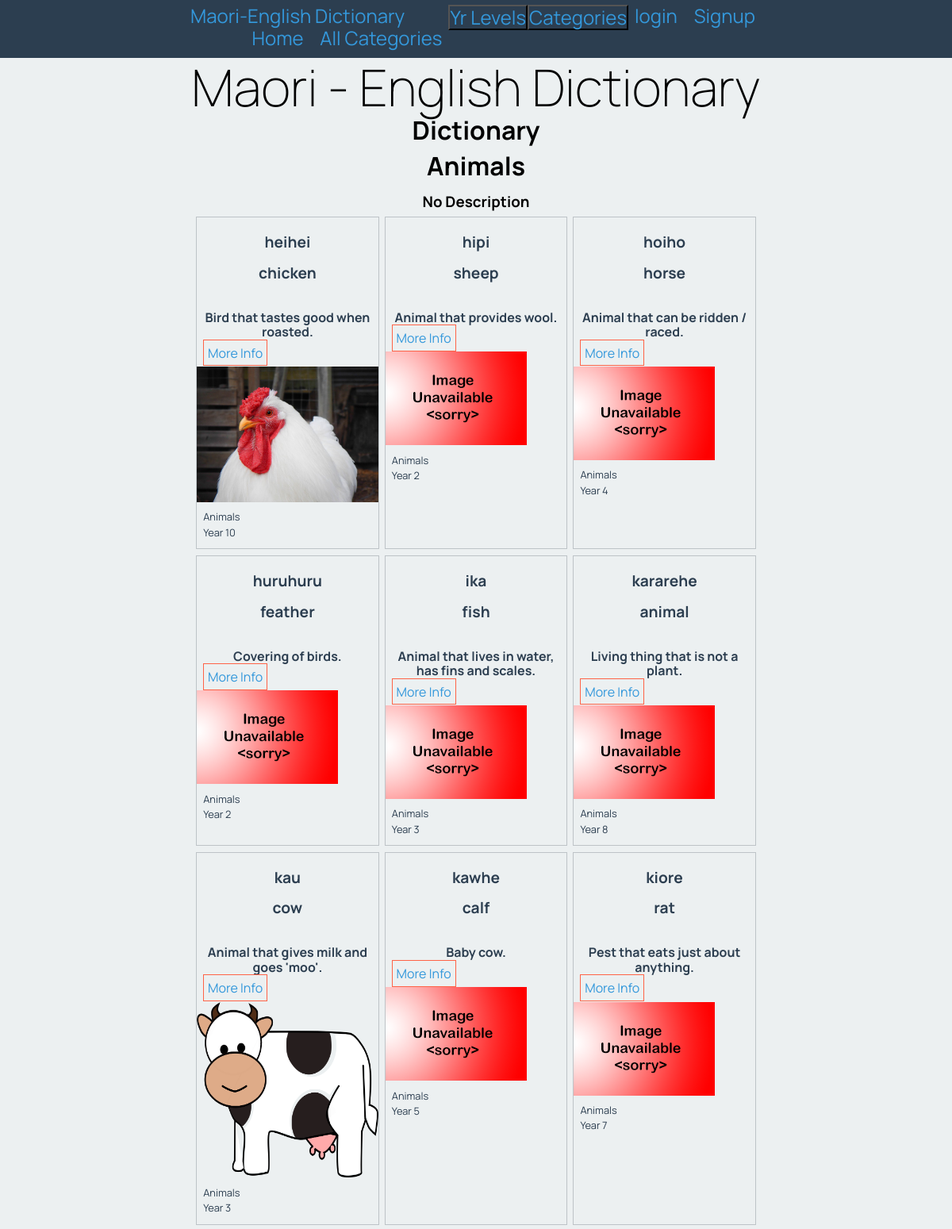
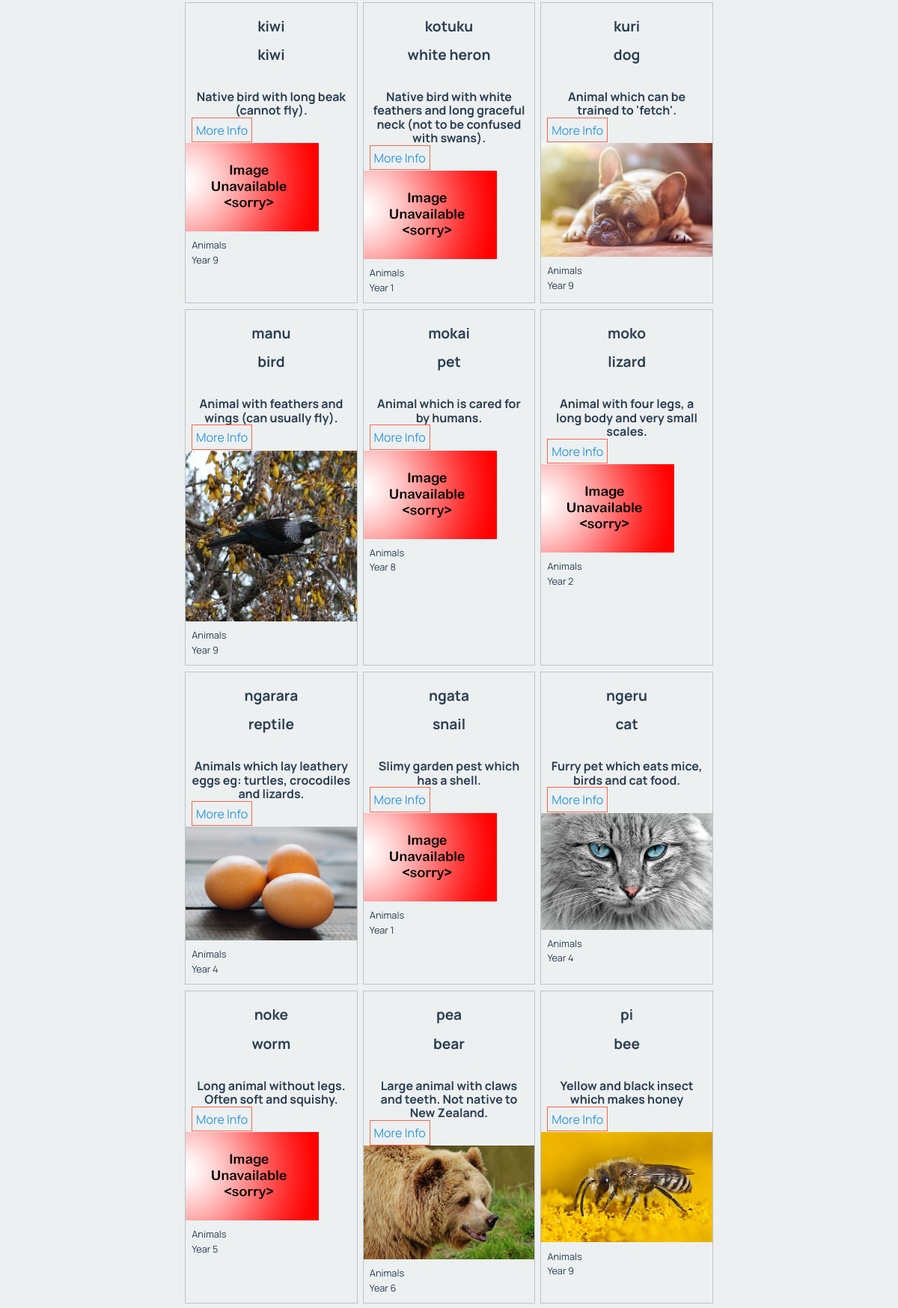
/dictionary/2 (upper part), run on the app's committed database (2 pictures, top to bottom).
### tables this page shows
CREATE TABLE categories
(
    id          integer
        constraint categories_pk
            primary key autoincrement,
    title       varchar(30),
    description varchar(150)
, type char(10));

CREATE TABLE words
(
    id         integer
        constraint words_pk
            primary key autoincrement,
    eng_word   varchar(30),
    category   integer
        constraint words_categories_id_fk
            references categories,
    definition varchar(150),
    level      integer
        constraint english_words_categories_id_fk_2
            references categories,
    mri_word   varchar(30)
, image varchar(60));

### app.py (the view)
@APP.route('/dictionary/<cat_id>')
def render_dictionary_page(cat_id):
    cat_id = cat_id.strip("<")
    cat_id = cat_id.strip(">")
    con = create_connection(DATABASE)
    cur = con.cursor()
    if cat_id == "":
        query = "SELECT mri_word, eng_word, definition, category, level, image, id FROM words"
        cur.execute(query, )
        word_list = cur.fetchall()
        cat_info = [("All Categories", "The whole undivided dictionary",)]
    else:
        query = "SELECT mri_word, eng_word, definition, category, level, image, id FROM words WHERE category =? OR " \
                "level = ?"
        cur.execute(query, (cat_id, cat_id,))
        word_list = cur.fetchall()
        query = "SELECT title, description FROM categories WHERE id =? "
        cur.execute(query, (cat_id,))
        cat_info = cur.fetchall()
    for i in range(len(word_list)):
        query = "SELECT title FROM categories WHERE id =? "
        cur.execute(query, (word_list[i][3], ))
        word_list[i] = word_list[i] + (cur.fetchall()[0])
        cur.execute(query, (word_list[i][4], ))
        word_list[i] = word_list[i] + (cur.fetchall()[0])
    con.close()
    return render_template('dictionary.html', cat_list=render_cat_lev_menus('C'), lev_list=render_cat_lev_menus('L'),
                           word_list=word_list, logged_in=is_logged_in()[0], cat_info=cat_info,
                           perms = is_logged_in()[1])

### app.py (called while the page is built)
def create_connection(db_file: object) -> object:
    try:
        connection = sqlite3.connect(db_file)
        return connection
    except Error as e:
        print(e)
    return None

def is_logged_in():
    if session.get("email") is None:
        perms = ""
        return False, perms
    else:
        perms = session.get('user_perms')
        return True, perms

def render_cat_lev_menus(catlev):
    con = create_connection(DATABASE)
    query = "SELECT id, title FROM categories WHERE type=?"
    cur = con.cursor()
    cur.execute(query, (catlev))
    cat_list = cur.fetchall()
    con.close()
    return cat_list

### Templates/dictionary.html
{% extends 'base.html' %}
{% block pageheading %}
Dictionary
{% endblock %}
{% block main %}
<div class = title>
    <h2>{{ cat_info[0][0] }}</h2>
    <h3>{{ cat_info[0][1] }}</h3>
</div>
    <div class ="words">
        {% for word in word_list %}
        <div class="word-box">
            <div class = "word-box-words">
                <h3>{{ word[0] }}</h3>
                <h3>{{ word[1] }}</h3>
            </div>
            <div class= 'word-box-description'>
                <h4>{{ word[2] }}</h4>
                <a href="/word_page/{{ word[6] }}">More Info</a>
            </div>
            <div class = word-box-image>
                <img src="/static/images/{{ word[5] }}" onerror="this.onerror=null;this.src='/static/images/noimage.png';">
            </div>
            <div class="word-box-description">
                <p> {{ word[7] }} </p>
                <p> {{ word[8] }} </p>
            </div>
        </div>
        {% endfor %}
    </div>
{% endblock %}

### Static/maori_dictionary.css (style rules this page uses)
* { font-family: 'Manrope', sans-serif; padding: 0; margin: 0; box-sizing: border-box; }
body { background-color: rgba(236, 240, 241, 1.0); padding-bottom: 1rem; }
img { max-width: 100%; }
h2 { font-size: 2rem; text-align: center; margin: 0 0 0.5rem 0; }
a, a:visited { color: rgba(52, 152, 219, 1.0); text-decoration: none; }
.words { display: flex; flex-wrap: wrap; justify-content: space-evenly; }
.word-box { width: 32%; border: 1px solid rgba(189, 195, 199, 1.0); color: rgba(44, 62, 80, 1.0); margin-bottom: 0.5rem; }
.word-box-words { padding: 0.25rem; }
.word-box-description { padding: 0.25rem; }
.word-box-image { max-height: 250px; overflow: hidden; }
.word-box-description { padding: 0.5rem; }
.word-box h3 { font-size: 1.2rem; text-align: center; }
.word-box p { font-size: 0.8rem; margin-bottom: 0.3rem; }
.word-box a { border: 1px solid tomato; padding: 0.3rem; text-align: right; }
h3,h4, h6 { text-align: center; margin: 1rem 0 0.5rem 0; }

### data on the page
categories: title "Animals", description "No Description", title "Animals" "Animals" "Animals" "Animals" "Animals" "Animals" "Animals" "Animals" "Animals" "Animals" "Animals" "Animals" "Animals" "Animals" "Animals" "Animals" "Animals" "Animals" "Animals" "Animals" "Animals"
words: mri_word "heihei", eng_word "chicken", definition "Bird that tastes good when roasted.", image (picture)
categories: title "Year 10"
words: mri_word "hipi", eng_word "sheep", definition "Animal that provides wool."
categories: title "Year 2" "Year 2" "Year 2"
words: mri_word "hoiho", eng_word "horse", definition "Animal that can be ridden / raced."
categories: title "Year 4" "Year 4" "Year 4"
words: mri_word "huruhuru", eng_word "feather", definition "Covering of birds."
words: mri_word "ika", eng_word "fish", definition "Animal that lives in water, has fins and scales."
categories: title "Year 3" "Year 3"
words: mri_word "kararehe", eng_word "animal", definition "Living thing that is not a plant."
categories: title "Year 8" "Year 8"
words: mri_word "kau", eng_word "cow", definition "Animal that gives milk and goes 'moo'.", image (picture)
words: mri_word "kawhe", eng_word "calf", definition "Baby cow."
categories: title "Year 5" "Year 5"
words: mri_word "kiore", eng_word "rat", definition "Pest that eats just about anything."
categories: title "Year 7"
words: mri_word "kiwi", eng_word "kiwi", definition "Native bird with long beak (cannot fly)."
categories: title "Year 9" "Year 9" "Year 9" "Year 9"
words: mri_word "kotuku", eng_word "white heron", definition "Native bird with white feathers and long graceful neck (not to be confused with swans)."
categories: title "Year 1" "Year 1"
words: mri_word "kuri", eng_word "dog", definition "Animal which can be trained to 'fetch'.", image (picture)
words: mri_word "manu", eng_word "bird", definition "Animal with feathers and wings (can usually fly).", image (picture)
words: mri_word "mokai", eng_word "pet", definition "Animal which is cared for by humans."
words: mri_word "moko", eng_word "lizard", definition "Animal with four legs, a long body and very small scales."
words: mri_word "ngarara", eng_word "reptile", definition "Animals which lay leathery eggs eg: turtles, crocodiles and lizards.", image (picture)
words: mri_word "ngata", eng_word "snail", definition "Slimy garden pest which has a shell."
words: mri_word "ngeru", eng_word "cat", definition "Furry pet which eats mice, birds and cat food.", image (picture)
words: mri_word "noke", eng_word "worm", definition "Long animal without legs. Often soft and squishy."
words: mri_word "pea", eng_word "bear", definition "Large animal with claws and teeth. Not native to New Zealand.", image (picture)
categories: title "Year 6"
words: mri_word "pi", eng_word "bee", definition "Yellow and black insect which makes honey", image (picture)
